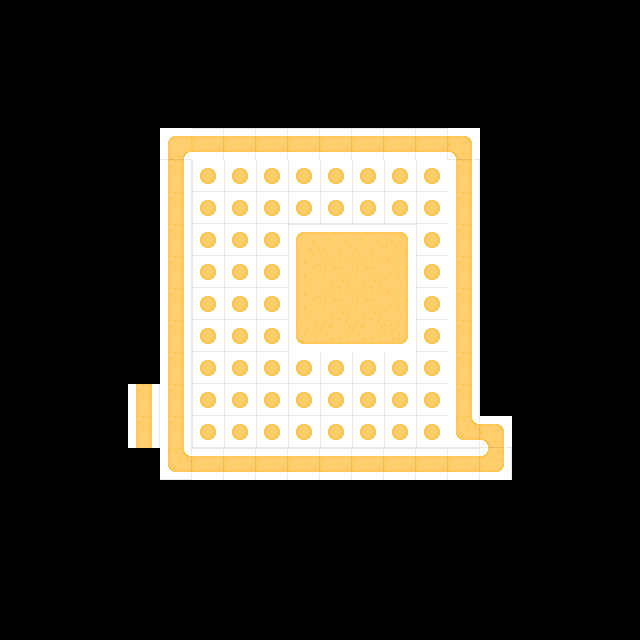

A 2D game scene composited from a Tiled map and its tileset images. What follows is a short description and the map's XML, with every tile layer's data as written:
An orthogonal 20x20 tile map with 32x32 px tiles, 1 tile layer (Tile Layer 1).

<map version="1.0" tiledversion="1.0.1" orientation="orthogonal" renderorder="left-down" width="20" height="20" tilewidth="32" tileheight="32" nextobjectid="1">
 <tileset firstgid="1" source="../Wingcity_Unity/Wingcity/Assets/TileSet/snowroad.tsx" />
 <layer name="Tile Layer 1" width="20" height="20">
  <data encoding="csv">
0,0,0,0,0,0,0,0,0,0,0,0,0,0,0,0,0,0,0,0,
0,0,0,0,0,0,0,0,0,0,0,0,0,0,0,0,0,0,0,0,
0,0,0,0,0,0,0,0,0,0,0,0,0,0,0,0,0,0,0,0,
0,0,0,0,0,0,0,0,0,0,0,0,0,0,0,0,0,0,0,0,
0,0,0,0,0,15,4,4,4,4,4,4,4,4,14,0,0,0,0,0,
0,0,0,0,0,8,13,13,13,13,13,13,13,13,8,0,0,0,0,0,
0,0,0,0,0,8,13,13,13,13,13,13,13,13,8,0,0,0,0,0,
0,0,0,0,0,8,13,13,13,1,2,2,3,13,8,0,0,0,0,0,
0,0,0,0,0,8,13,13,13,5,6,6,7,13,8,0,0,0,0,0,
0,0,0,0,0,8,13,13,13,5,6,6,7,13,8,0,0,0,0,0,
0,0,0,0,0,8,13,13,13,9,10,10,11,13,8,0,0,0,0,0,
0,0,0,0,0,8,13,13,13,13,13,13,13,13,8,0,0,0,0,0,
0,0,0,0,8,8,13,13,13,13,13,13,13,13,8,0,0,0,0,0,
0,0,0,0,8,8,13,13,13,13,13,13,13,13,16,14,0,0,0,0,
0,0,0,0,0,16,4,4,4,4,4,4,4,4,4,12,0,0,0,0,
0,0,0,0,0,0,0,0,0,0,0,0,0,0,0,0,0,0,0,0,
0,0,0,0,0,0,0,0,0,0,0,0,0,0,0,0,0,0,0,0,
0,0,0,0,0,0,0,0,0,0,0,0,0,0,0,0,0,0,0,0,
0,0,0,0,0,0,0,0,0,0,0,0,0,0,0,0,0,0,0,0,
0,0,0,0,0,0,0,0,0,0,0,0,0,0,0,0,0,0,0,0
</data>
 </layer>
</map>
